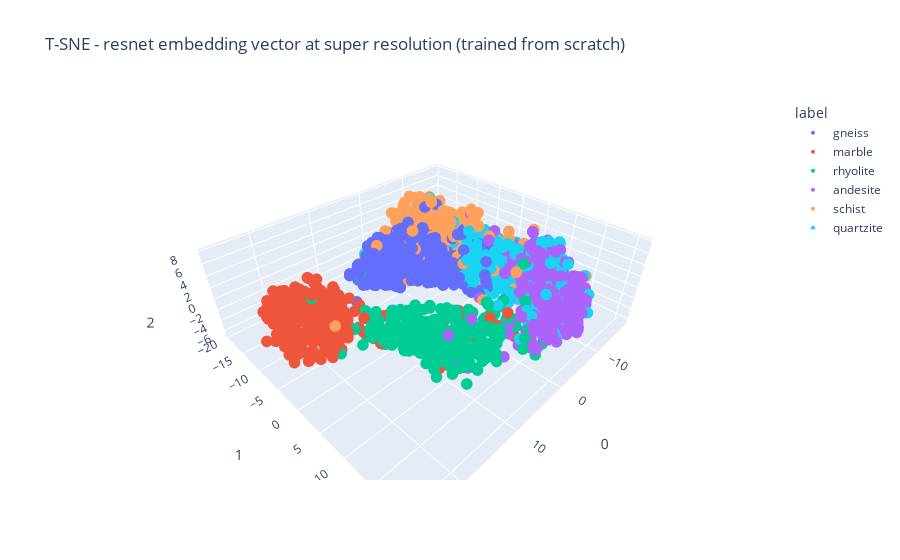

The cell this chart's notebook holds for it:
### Code cell
## T-SNE - resnet embedding vector at super resolution (trained from scratch)
create_tsne_plot("T-SNE - resnet embedding vector at super resolution (trained from scratch)", resnet_super, total_labels, n_components=3)

### Figure 1 — Plotly figure (JSON) as saved in the notebook; plotly's stock layout.template omitted (floating-point values rounded to 4 significant figures; data arrays with more than 128 entries replaced by an {"elided": "..."} marker saying what was removed)
{"data": [{"hovertemplate": "label=gneiss<br>0=%{x}<br>1=%{y}<br>2=%{z}<extra></extra>", "legendgroup": "gneiss", "marker": {"color": "#636efa", "size": 4, "symbol": "circle"}, "mode": "markers", "name": "gneiss", "scene": "scene", "showlegend": true, "type": "scatter3d", "x": {"elided": "354 float values"}, "y": {"elided": "354 float values"}, "z": {"elided": "354 float values"}}, {"hovertemplate": "label=marble<br>0=%{x}<br>1=%{y}<br>2=%{z}<extra></extra>", "legendgroup": "marble", "marker": {"color": "#EF553B", "size": 4, "symbol": "circle"}, "mode": "markers", "name": "marble", "scene": "scene", "showlegend": true, "type": "scatter3d", "x": {"elided": "328 float values"}, "y": {"elided": "328 float values"}, "z": {"elided": "328 float values"}}, {"hovertemplate": "label=rhyolite<br>0=%{x}<br>1=%{y}<br>2=%{z}<extra></extra>", "legendgroup": "rhyolite", "marker": {"color": "#00cc96", "size": 4, "symbol": "circle"}, "mode": "markers", "name": "rhyolite", "scene": "scene", "showlegend": true, "type": "scatter3d", "x": {"elided": "337 float values"}, "y": {"elided": "337 float values"}, "z": {"elided": "337 float values"}}, {"hovertemplate": "label=andesite<br>0=%{x}<br>1=%{y}<br>2=%{z}<extra></extra>", "legendgroup": "andesite", "marker": {"color": "#ab63fa", "size": 4, "symbol": "circle"}, "mode": "markers", "name": "andesite", "scene": "scene", "showlegend": true, "type": "scatter3d", "x": {"elided": "337 float values"}, "y": {"elided": "337 float values"}, "z": {"elided": "337 float values"}}, {"hovertemplate": "label=schist<br>0=%{x}<br>1=%{y}<br>2=%{z}<extra></extra>", "legendgroup": "schist", "marker": {"color": "#FFA15A", "size": 4, "symbol": "circle"}, "mode": "markers", "name": "schist", "scene": "scene", "showlegend": true, "type": "scatter3d", "x": {"elided": "316 float values"}, "y": {"elided": "316 float values"}, "z": {"elided": "316 float values"}}, {"hovertemplate": "label=quartzite<br>0=%{x}<br>1=%{y}<br>2=%{z}<extra></extra>", "legendgroup": "quartzite", "marker": {"color": "#19d3f3", "size": 4, "symbol": "circle"}, "mode": "markers", "name": "quartzite", "scene": "scene", "showlegend": true, "type": "scatter3d", "x": {"elided": "328 float values"}, "y": {"elided": "328 float values"}, "z": {"elided": "328 float values"}}], "layout": {"legend": {"title": {"text": "label"}, "tracegroupgap": 0}, "scene": {"domain": {"x": [0, 1], "y": [0, 1]}, "xaxis": {"title": {"text": "0"}}, "yaxis": {"title": {"text": "1"}}, "zaxis": {"title": {"text": "2"}}}, "title": {"text": "T-SNE - resnet embedding vector at super resolution (trained from scratch)"}}}
